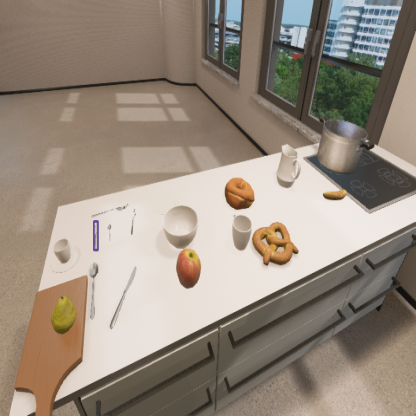
#> input picture semlog_vis/sample/1.png, 416 x 416 px
$ python -i image.py   (imports and definitions only)
#> lines starting #> are read from the running program, lines starting #| are printed output that depends on the picture
import cv2
import numpy as np
import random
import itertools
import os
from multiprocessing.dummy import Pool


def compile_customization(data):
        """Compile input string for resolution customization.

        Args:
            data (str): A sentence with customization data.

        Returns:
            dict: A dict contains customization info.
        """
        data=data.split(" ")
        optional_data=data[1:]
        data = data[0].split("@")
        return_dict = {}
        return_dict['resize_type']=data[0]
        return_dict['width']=int(data[1])
        return_dict['height']=int(data[2])
        return_dict['padding_type']='reflect'
        return_dict['constant_color']=[255,0,0]

        if len(optional_data)!=0:
            optional_data=optional_data[0]
            if "," in optional_data:
                return_dict['padding_type']='constant'
                color_list=optional_data.split(",")
                return_dict['constant_color']=tuple([int(i) for i in color_list])
            else:
                return_dict['padding_type']=optional_data
        return return_dict


# [352 lines left out: functions customize_image_resolution, convert_padding_type, load_img_and_mask, replace_single_color, resize_image, scale_image and 8 more, not called in this run]

>>> import cv2
>>> picture = cv2.imread('../sample/1.png', cv2.IMREAD_GRAYSCALE)
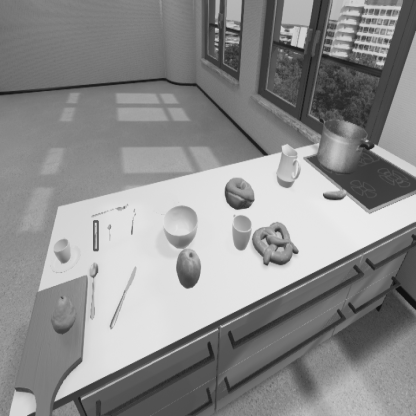
#> picture: shape (416, 416); min 14, max 235, mean 141
#> (the run stopped early here; a loop or call above may not have finished)

$ run again, on semlog_vis/sample/m.png
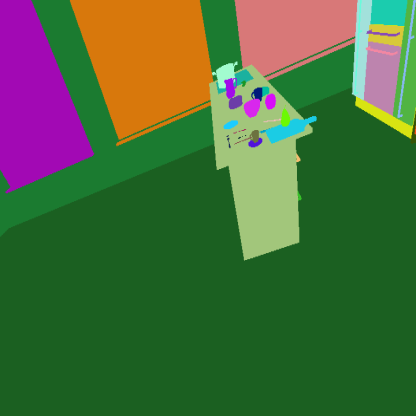
#> input picture semlog_vis/sample/m.png, 416 x 416 px
#> `picture = cv2.imread('../sample/1.png', cv2.IMREAD_GRAYSCALE)`:
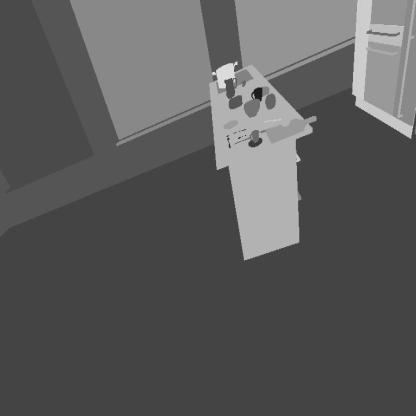
#> picture: shape (416, 416); min 29, max 219, mean 91.2

$ run again, on semlog_vis/sample/rgb2 - 副本.png
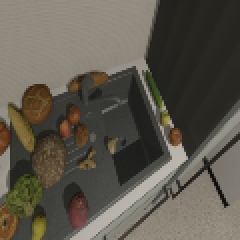
#> input picture semlog_vis/sample/rgb2 - 副本.png, 120 x 120 px (shown 2 times larger)
#> `picture = cv2.imread('../sample/1.png', cv2.IMREAD_GRAYSCALE)`:
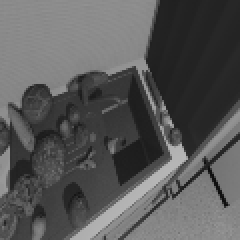
#> picture: shape (120, 120) (shown 2 times larger); min 13, max 182, mean 87.9
